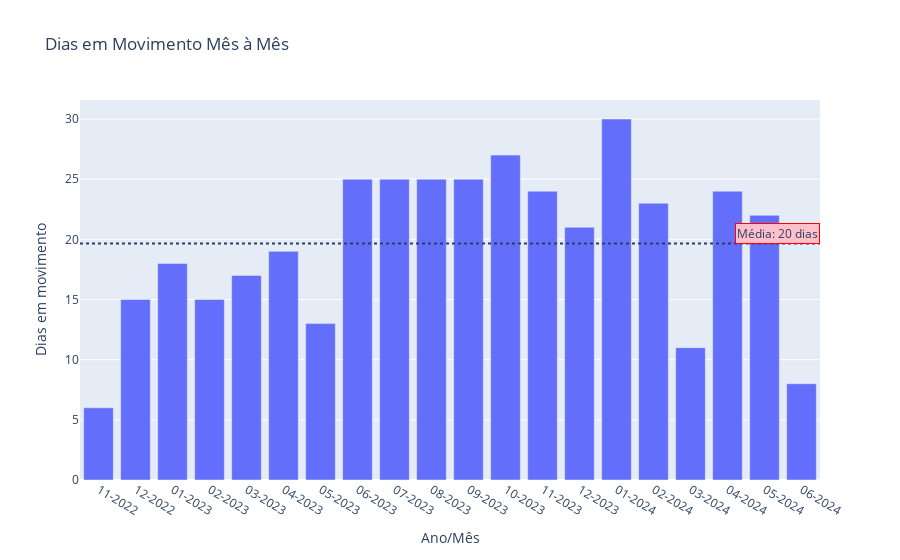

This figure's notebook cell:
### Markdown cell above
Esse gráfico é útil para identificar as preferências de exercícios e pode ajudar a entender as tendências de atividades físicas dentro de um determinado período, neste caso, dentro do ano atual.

### Code cell
# 📅 Quantos dias em movimento mês a mês com a linha de média? ✅
# Preparar os dados
df['ano_mes'] = df['data'].dt.strftime('%m-%Y')

# Agrupar os dados e excluindo as datas duplicadas deixando apenas uma
# Renomeando as colunas
contagem_dias = df.groupby('ano_mes')['data'].nunique().reset_index()
contagem_dias.columns = ['Ano/Mês', 'Dias em movimento']

# Calculando a média
media = contagem_dias['Dias em movimento'].mean()

# Ordenando os dados
contagem_dias['Ano/Mês'] = pd.to_datetime(contagem_dias['Ano/Mês'], format='%m-%Y')
contagem_dias.sort_values(by='Ano/Mês', inplace=True)
contagem_dias['Ano/Mês'] = contagem_dias['Ano/Mês'].dt.strftime('%m-%Y')

# Plotar o gráfico
fig = px.bar(contagem_dias, x='Ano/Mês', y='Dias em movimento', title='Dias em Movimento Mês à Mês')
fig.add_hline(y=media, line_dash="dot", annotation_text="", annotation_position="bottom right")

# Adicionar rótulo de dados na linha da média
fig.add_annotation(
    xref="paper", x=1, y=media,
    text=f"Média: {media:.0f} dias",
    showarrow=False,
    yshift=10,
    bordercolor='red',
    bgcolor='pink')

# Mostrar o gráfico
fig.show()
fig.write_image("meu_grafico03.png")

### Figure 1 — Plotly figure (JSON) as saved in the notebook; plotly's stock layout.template omitted (floating-point values rounded to 4 significant figures)
{"data": [{"alignmentgroup": "True", "hovertemplate": "Ano/Mês=%{x}<br>Dias em movimento=%{y}<extra></extra>", "legendgroup": "", "marker": {"color": "#636efa", "pattern": {"shape": ""}}, "name": "", "offsetgroup": "", "orientation": "v", "showlegend": false, "textposition": "auto", "type": "bar", "x": ["11-2022", "12-2022", "01-2023", "02-2023", "03-2023", "04-2023", "05-2023", "06-2023", "07-2023", "08-2023", "09-2023", "10-2023", "11-2023", "12-2023", "01-2024", "02-2024", "03-2024", "04-2024", "05-2024", "06-2024"], "xaxis": "x", "y": [6, 15, 18, 15, 17, 19, 13, 25, 25, 25, 25, 27, 24, 21, 30, 23, 11, 24, 22, 8], "yaxis": "y"}], "layout": {"annotations": [{"showarrow": false, "text": "", "x": 1, "xanchor": "right", "xref": "x domain", "y": 19.65, "yanchor": "top", "yref": "y"}, {"bgcolor": "pink", "bordercolor": "red", "showarrow": false, "text": "Média: 20 dias", "x": 1, "xref": "paper", "y": 19.65, "yshift": 10}], "barmode": "relative", "legend": {"tracegroupgap": 0}, "shapes": [{"line": {"dash": "dot"}, "type": "line", "x0": 0, "x1": 1, "xref": "x domain", "y0": 19.65, "y1": 19.65, "yref": "y"}], "title": {"text": "Dias em Movimento Mês à Mês"}, "xaxis": {"anchor": "y", "domain": [0, 1], "title": {"text": "Ano/Mês"}}, "yaxis": {"anchor": "x", "domain": [0, 1], "title": {"text": "Dias em movimento"}}}}
